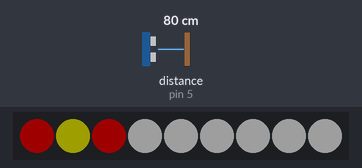
Bench run of a sketch on a simulated Arduino Uno, built with avr-gcc and run on an emulated ATmega328P. On the bench: 9 RGB LEDs in strip order, left to right. Wiring (inferred from the names in the program): ultrasonic range finder: trigger pin 6; echo pin 5. The inputs (shaded band) are chosen by the test bench; at power-on: distance to the obstacle (sensor on pin 5) 80 cm. The echo pulse lasts 58.3 µs per cm; dim RGB values are drawn brighter than linear; what the sketch prints to the serial monitor is not drawn.

Above: at 6.28 s.
6.3 s: distance to the obstacle (sensor on pin 5) set to 60 cm
At 7.05 s:
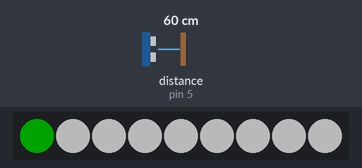
8.1 s: distance to the obstacle (sensor on pin 5) set to 47 cm
At 8.86 s:
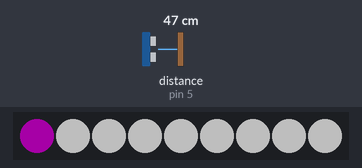
10.5 s: distance to the obstacle (sensor on pin 5) set to 35 cm
13.0 s: distance to the obstacle (sensor on pin 5) set to 45 cm
At 13.59 s:
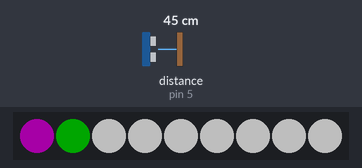
14.6 s: distance to the obstacle (sensor on pin 5) set to 56 cm
At 15.25 s:
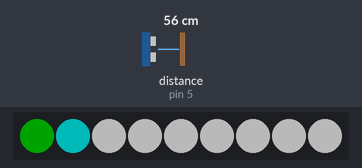
16.5 s: distance to the obstacle (sensor on pin 5) set to 120 cm
At 16.98 s:
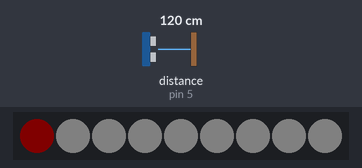

Measured:
- the behaviour switches between 50 and 51 cm on distance to the obstacle (sensor on pin 5) (found by bisection; images 3 and 4)
- after the input at 6.3 s, the LEDs: first differ from a run without the input after 0.71 s (image 1)
- after the input at 8.1 s, the LEDs: first differ from a run without the input after 0.72 s (image 2)
- after the input at 13.0 s, the LEDs: first differ from a run without the input after 0.46 s (image 3 shows a later state)
- after the input at 14.6 s, the LEDs: first differ from a run without the input after 0.50 s (image 4 shows a later state)
- after the input at 16.5 s, the LEDs: first differ from a run without the input after 0.42 s (image 5)

The sketch:

romaria.ino
```cpp
//ROMARIA by Leandro Niero

#include <FastLED.h>

// Defining LED parameters
#define NUM_LEDS 9

#define DATA_PIN 3

#define COLOR_ORDER BGR

// Defining the array of leds
CRGB leds[NUM_LEDS];

const int trigPin = 6; // Arduino pin connected to Ultrasonic Sensor's TRIG pin
const int echoPin = 5; // Arduino pin connected to Ultrasonic Sensor's ECHO pin


// variables
float duration, distance;

float brightness;

int sensorValue = 0;
int VAL;

CRGB gBackgroundColor = CRGB::Black;

void setup() {

  //setting inputs and outputs

  pinMode(trigPin, OUTPUT); // set arduino pin to output mode
  pinMode(echoPin, INPUT);  // set arduino pin to input mode

  //initialise serial port for data
  Serial.begin(9600);
  delay(5000);
  Serial.write(0);


  FastLED.addLeds<WS2812, DATA_PIN, GRB>(leds, NUM_LEDS); // GRB ordering is assumed

}

void loop() {


  //measuring distance

  digitalWrite(trigPin, LOW);
  delayMicroseconds(10);
  digitalWrite(trigPin, HIGH);
  delayMicroseconds(10);
  digitalWrite(trigPin, LOW);

  duration = pulseIn(echoPin, HIGH);

  distance = (duration * .0343) / 2;

  //writing sensor value

  if (Serial.available() > 0) {
    char input = Serial.read();
    int sensorValue = analogRead(A0);

  }

  //LED colour parameters
  leds[0] = CRGB(255, 255, 255);
  leds[1] = CRGB(255, 255, 255);
  leds[2] = CRGB(255, 255, 255);
  leds[3] = CRGB(255, 255, 255);
  leds[4] = CRGB(255, 255, 255);
  leds[5] = CRGB(255, 255, 255);
  leds[6] = CRGB(255, 255, 255);
  leds[7] = CRGB(255, 255, 255);
  leds[8] = CRGB(255, 255, 255);


  //mapping brightness

  brightness = map(distance, 0, 150, 255, 0);

  FastLED.setBrightness(brightness);

  //blinking red and white if distance bigger 60cm
  if (distance > 100) {
    FastLED.setBrightness(5);

    leds[0] = CRGB::Red; FastLED.show(); delay(120);
    leds[1] = CRGB::Red; FastLED.show(); delay(120);
    leds[2] = CRGB::Red; FastLED.show(); delay(120);
    leds[3] = CRGB::Red; FastLED.show(); delay(120);
    leds[4] = CRGB::Red; FastLED.show(); delay(120);
    leds[5] = CRGB::Red; FastLED.show(); delay(120);
    leds[6] = CRGB::Red; FastLED.show(); delay(120);
    leds[7] = CRGB::Red; FastLED.show(); delay(120);
    leds[8] = CRGB::Red; FastLED.show(); delay(120);


  }


  //blinking red, yellow, orange and white if distance bigger 50cm

  if (distance > 75 && distance < 100) {

    FastLED.setBrightness(30);
    leds[0] = CRGB::Red; FastLED.show(); delay(110);
    leds[1] = CRGB::Yellow; FastLED.show(); delay(110);
    leds[2] = CRGB::Red; FastLED.show(); delay(110);
    leds[3] = CRGB::Yellow; FastLED.show(); delay(110);
    leds[4] = CRGB::Orange; FastLED.show(); delay(110);
    leds[5] = CRGB::Yellow; FastLED.show(); delay(110);
    leds[6] = CRGB::Red; FastLED.show(); delay(110);
    leds[7] = CRGB::Yellow; FastLED.show(); delay(110);
    leds[8] = CRGB::Red; FastLED.show(); delay(110);
  }

  //blinking blue and green if distance bigger 40cm
  if (distance > 50 && distance < 75) {

    FastLED.setBrightness(70);
    leds[0] = CRGB::Green; FastLED.show(); delay(100);
    leds[1] = CRGB::Aqua; FastLED.show(); delay(100);
    leds[2] = CRGB::Green; FastLED.show(); delay(100);
    leds[3] = CRGB::Blue; FastLED.show(); delay(100);
    leds[4] = CRGB::Green; FastLED.show(); delay(100);
    leds[5] = CRGB::Blue; FastLED.show(); delay(100);
    leds[6] = CRGB::Green; FastLED.show(); delay(100);
    leds[7] = CRGB::Aqua; FastLED.show(); delay(100);
    leds[8] = CRGB::Green; FastLED.show(); delay(100);
  }

  //blinking purple, green and blue if distance bigger 40cm
  if (distance > 40 && distance < 50) {
    FastLED.setBrightness(80);
    leds[0] = CRGB::Purple; FastLED.show(); delay(90);
    leds[1] = CRGB::Green; FastLED.show(); delay(90);
    leds[2] = CRGB::Blue; FastLED.show(); delay(90);
    leds[3] = CRGB::Magenta; FastLED.show(); delay(90);
    leds[4] = CRGB::Purple; FastLED.show(); delay(90);
    leds[5] = CRGB::Magenta; FastLED.show(); delay(90);
    leds[6] = CRGB::Blue; FastLED.show(); delay(90);
    leds[7] = CRGB::Green; FastLED.show(); delay(90);
    leds[8] = CRGB::Purple; FastLED.show(); delay(90);

  }

  //blinking purple and blue if distance bigger 30cm
  if (distance > 30 && distance < 40) {
    FastLED.setBrightness(95);
    leds[0] = CRGB::Blue; FastLED.show(); delay(80);
    leds[1] = CRGB::Purple; FastLED.show(); delay(80);
    leds[2] = CRGB::Blue; FastLED.show(); delay(80);
    leds[3] = CRGB::Purple; FastLED.show(); delay(80);
    leds[4] = CRGB::Blue; FastLED.show(); delay(80);
    leds[5] = CRGB::Purple; FastLED.show(); delay(80);
    leds[6] = CRGB::Blue; FastLED.show(); delay(80);
    leds[7] = CRGB::Purple; FastLED.show(); delay(80);
    leds[8] = CRGB::Blue; FastLED.show(); delay(80);


  }

  //blinking blue and yellow if distance smaller 20cm
  if (distance < 30) {
    FastLED.setBrightness(100);

    leds[0] = CRGB::Blue; FastLED.show(); delay(70);
    leds[1] = CRGB::Yellow; FastLED.show(); delay(70);
    leds[2] = CRGB::Blue; FastLED.show(); delay(70);
    leds[3] = CRGB::Yellow; FastLED.show(); delay(70);
    leds[4] = CRGB::White; FastLED.show(); delay(70);
    leds[5] = CRGB::Yellow; FastLED.show(); delay(70);
    leds[6] = CRGB::Blue; FastLED.show(); delay(70);
    leds[7] = CRGB::Yellow; FastLED.show(); delay(70);
    leds[8] = CRGB::Blue; FastLED.show(); delay(70);
  }


  //pint distance
  Serial.println(distance);


}
```
